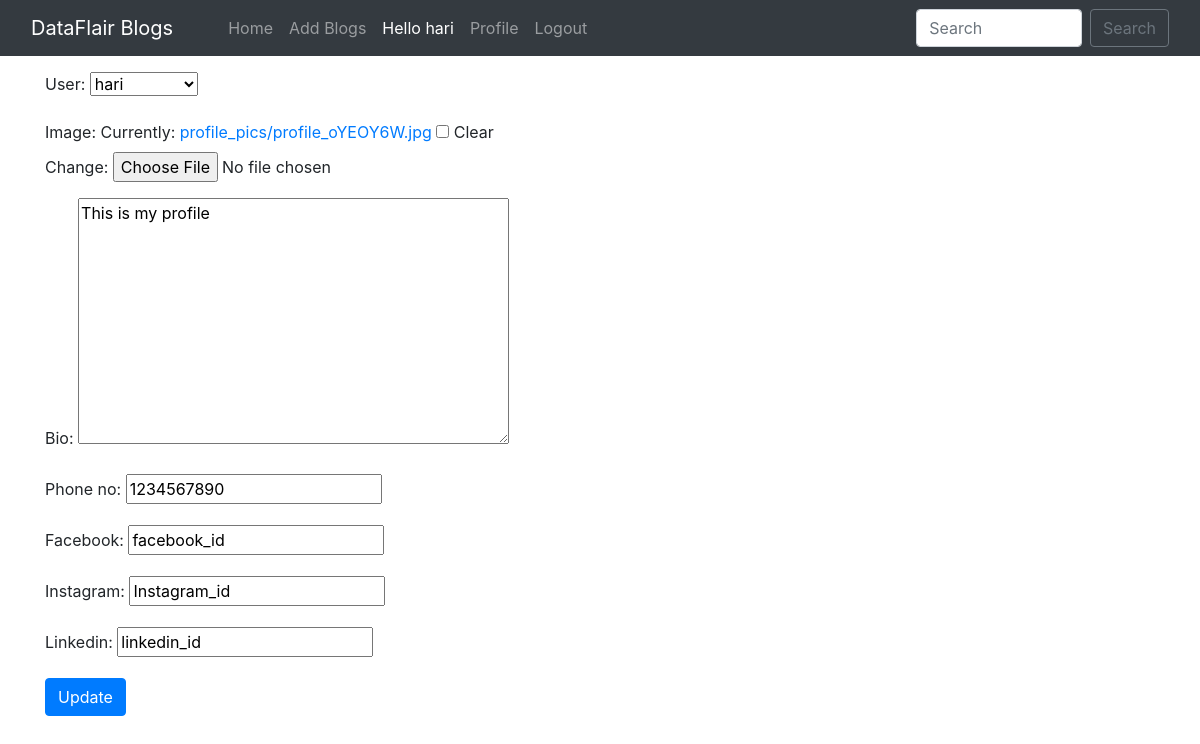
/edit_profile/ (signed in), run on the app's committed database.
### app/models.py (models this page shows, shortened)
class Profile(models.Model):
    user = models.OneToOneField(User, on_delete=models.CASCADE, blank=True, null=True)
    image = models.ImageField(upload_to="profile_pics", blank=True, null=True)
    bio = models.TextField(blank=True, null=True)
    phone_no = models.IntegerField(blank=True, null=True)
    facebook = models.CharField(max_length=300, blank=True, null=True)
    instagram = models.CharField(max_length=300, blank=True, null=True)
    linkedin = models.CharField(max_length=300, blank=True, null=True)

### app/views.py (the view)
# urls.py: path("edit_profile/", views.edit_profile, name="edit_profile"),
def edit_profile(request):
    try:
        profile = request.user.profile
    except Profile .DoesNotExist:
        profile = Profile(user=request.user)
    if request.method=="POST":
        form = ProfileForm(data=request.POST, files=request.FILES, instance=profile)
        if form.is_valid():
            form.save()
            alert = True
            return render(request, "edit_profile.html", {'alert':alert})
    else:
        form=ProfileForm(instance=profile)
    return render(request, "edit_profile.html", {'form':form})

### app/forms.py
class ProfileForm (forms.ModelForm):
    class Meta:
        model=Profile
        fields='__all__'

### app/templates/edit_profile.html (shortened to what this page needs)
{% extends 'base.html' %}
{% block body %}
<form action="/edit_profile/" enctype="multipart/form-data" method="POST"> {% csrf_token %}
    <div class="container mt-3">
   {{ form.as_p }}
        <button type="submit" class="btn btn-primary">Update</button>
    </div>
</form>
{% endblock %}

### app/templates/base.html (shortened to what this page needs)
<!doctype html>
<html lang="en">
  <head>
    <link href="//maxcdn.bootstrapcdn.com/bootstrap/4.1.1/css/bootstrap.min.css" rel="stylesheet" id="bootstrap-css">
    <link href="https://cdn.jsdelivr.net/npm/bootstrap@5.0.2/dist/css/bootstrap.min.css" rel="stylesheet">
    <link rel="stylesheet" href="https://maxcdn.bootstrapcdn.com/bootstrap/4.0.0/css/bootstrap.min.css">
  </head>
  <body>
    <nav class="navbar navbar-expand-lg navbar-dark bg-dark sticky-top">
        <div class="container-fluid">
          <a class="navbar-brand" href="/">DataFlair Blogs</a>
          <div class="collapse navbar-collapse" id="navbarSupportedContent">
          <div class="container mx-3">
            <ul class="navbar-nav me-auto mb-2 mb-lg-0">
              <li class="nav-item">
                <a class="nav-link {% block homeactive %} {% endblock homeactive %}" aria-current="page" href="/">Home</a>
              </li>
              {% if user.is_authenticated %}
              <li class="nav-item">
                <a class="nav-link {% block add_blogs_active %} {% endblock add_blogs_active %}" href="/add_blogs/">Add Blogs</a>
              </li>
              <li class="nav-item">
                <a class="nav-link active" href="#">Hello {{request.user}}</a>
              </li>
              <li class="nav-item">
                <a class="nav-link {% block profileactive %} {% endblock profileactive %}" href="/profile/">Profile</a>
              </li>
              <li class="nav-item">
                <a class="nav-link" href="/logout/">Logout</a>
              </li>
              {% endif %}
            </ul>
            </div>
            <form class="d-flex" method="POST" action="/search/"> {% csrf_token %}
              <input class="form-control me-2" type="search" placeholder="Search" name="searched" id="searched" aria-label="Search">
              <button href="/search/" class="btn btn-outline-secondary" type="submit">Search</button>
            </form>
          </div>
        </div>
      </nav>
      {% block body %}
      {% endblock %}
</body>
</html>

### data on the page
Profile: user "hari", bio "This is my profile", phone_no "1234567890", facebook "facebook_id", instagram "Instagram_id", linkedin "linkedin_id"

### other printed values
{{ request.user }} "hari"
